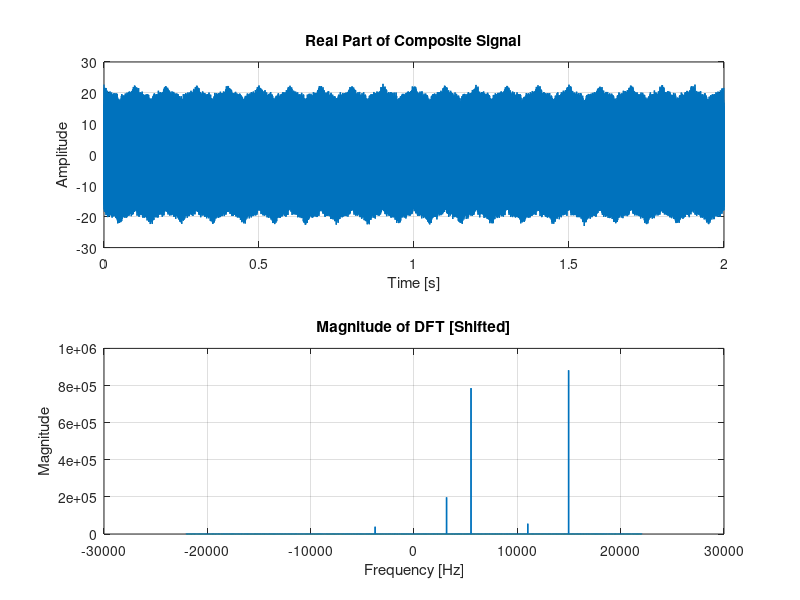
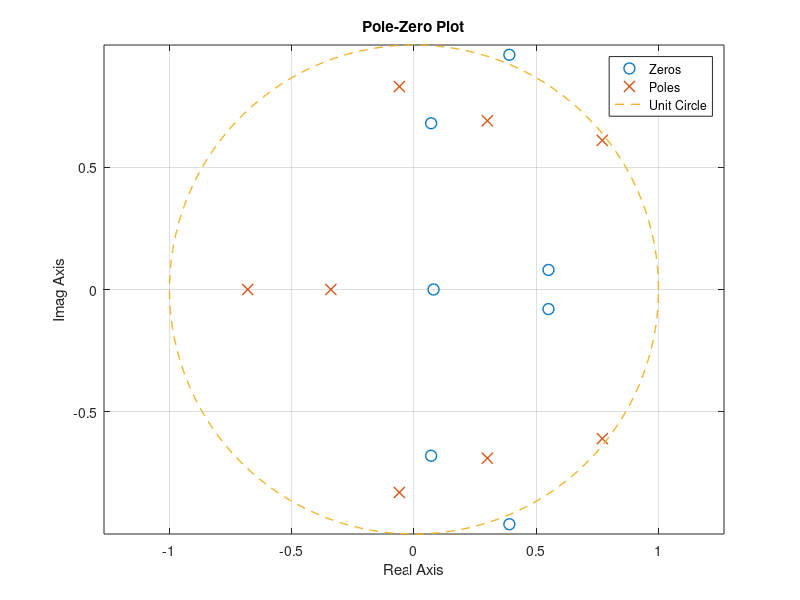
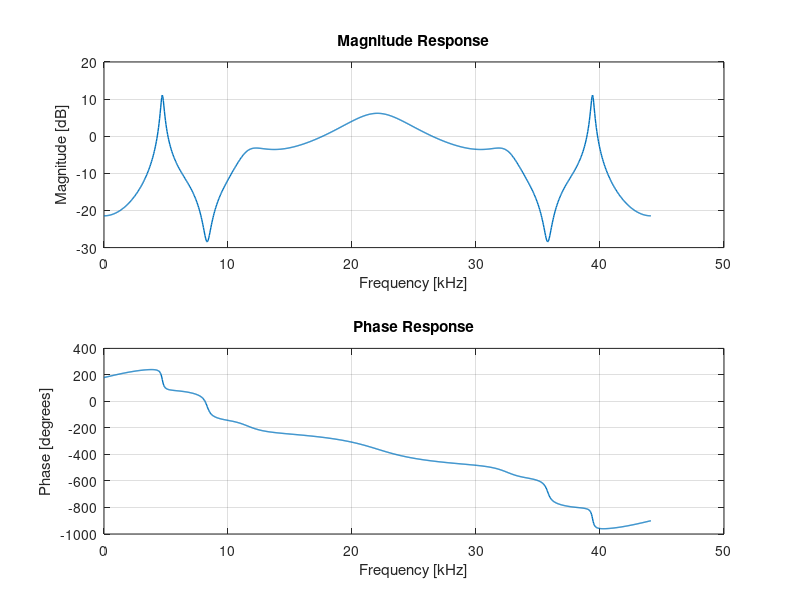

These figures' MATLAB source, in order:
% Taha Akhlaq MATLAB Assignment 6: Foray and Zee

clc; % clear command window



% 1: dB to magnitude conversion
dB_to_Amplitude = @(dB) 10^(dB/20);


% 2: signal generation and DFT plot
Fs = 44100; % sampling frequency in Hz
N = 88200; % total number of samples
timeVec = (0:N-1) / Fs; % time vector

% frequencies and dB levels
freqList = [14.96e3, 5.52e3, 3.15e3, -3.76e3, 11.01e3];
dBvals = [20, 19, 7, -7, -4];

% construct composite signal
compositeSig = zeros(1, N);
for n = 1:length(freqList)
    compositeSig = compositeSig + ...
        dB_to_Amplitude(dBvals(n)) * exp(1j*2*pi*freqList(n)*timeVec);
end

% white noise at -10 dB
compositeSig = compositeSig + dB_to_Amplitude(-10) * randn(1, N);

% plot the real part of the signal
figure(1);
subplot(2,1,1)
plot(timeVec, real(compositeSig), 'LineWidth', 1)
grid on
xlabel('Time [s]')
ylabel('Amplitude')
title('Real Part of Composite Signal')

% compute and shift FFT
signalFFT = fft(compositeSig);
signalFFTshifted = fftshift(signalFFT);
freqRange = linspace(-Fs/2, Fs/2, N);

subplot(2,1,2)
plot(freqRange, abs(signalFFTshifted), 'LineWidth', 1)
grid on
xlabel('Frequency [Hz]')
ylabel('Magnitude')
title('Magnitude of DFT [Shifted]')


% 3: pole-zero plot and frequency response

myZeros = [0.55+1i*0.08;
           0.55-1i*0.08;
           0.39+1i*0.96;
           0.39-1i*0.96;
           0.07+1i*0.68;
           0.07-1i*0.68;
           0.08];

myPoles = [-0.06+1i*0.83;
           -0.06-1i*0.83;
            0.30+1i*0.69;
            0.30-1i*0.69;
            0.77+1i*0.61;
            0.77-1i*0.61;
           -0.68;
           -0.34];
        
overallGain = -0.43;
numCoeffs = overallGain * poly(myZeros);
denCoeffs = poly(myPoles);

% pole-zero diagram
figure(2);
plot(real(myZeros), imag(myZeros), 'o', 'MarkerSize', 8, 'LineWidth', 1)
hold on
plot(real(myPoles), imag(myPoles), 'x', 'MarkerSize', 8, 'LineWidth', 1)
angleCircle = linspace(0, 2*pi, 800);
plot(cos(angleCircle), sin(angleCircle), '--', 'LineWidth', 1)
grid on
axis equal
xlabel('Real Axis')
ylabel('Imag Axis')
title('Pole-Zero Plot')
legend('Zeros','Poles','Unit Circle','Location','Best')

% frequency response calculation
fftSize  = 1024;
omegaVec = linspace(0, 2*pi, fftSize);
H        = zeros(1, fftSize);
for idx = 1:fftSize
    z    = exp(1j * omegaVec(idx));
    H(idx) = polyval(numCoeffs, z) / polyval(denCoeffs, z);
end

% convert frequencies to kHz
freqInHz  = (omegaVec / (2*pi)) * Fs;
freqInkHz = freqInHz / 1000;

% plot magnitude and phase responses
figure(3);
subplot(2,1,1)
plot(freqInkHz, 20*log10(abs(H)), 'LineWidth', 1)
grid on
xlabel('Frequency [kHz]')
ylabel('Magnitude [dB]')
title('Magnitude Response')

phaseUW  = unwrap(angle(H));
phaseDeg = phaseUW * (180/pi);

subplot(2,1,2)
plot(freqInkHz, phaseDeg, 'LineWidth', 1)
grid on
xlabel('Frequency [kHz]')
ylabel('Phase [degrees]')
title('Phase Response')



% Output:
